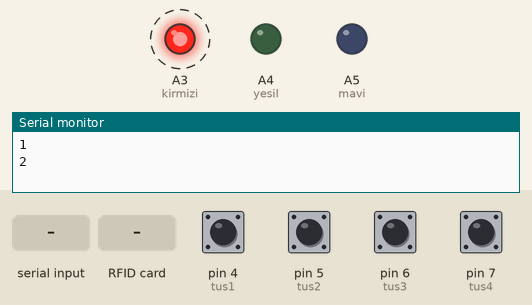
The sketch below on a simulated Arduino Uno, built with avr-gcc and run on an emulated ATmega328P. On the bench: output pins drawn as LEDs (lit = HIGH), the last lines printed to the serial monitor. Dashed ring = blinking. The test bench sets the inputs (shaded band); at power-on: pin 4 (tus1), pin 5 (tus2), pin 6 (tus3), pin 7 (tus4) HIGH. Pins used as bus, display or sensor lines are not drawn.

Above: at 0.9 s.
1.3 s: "a" received over the second serial link
At 2.02 s:
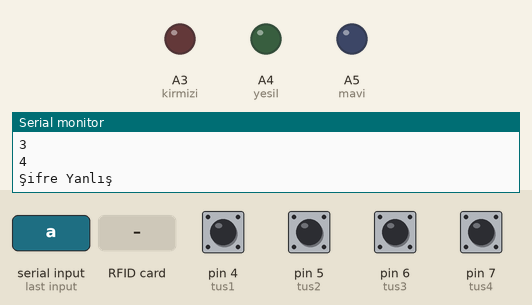
At 3.3 s:
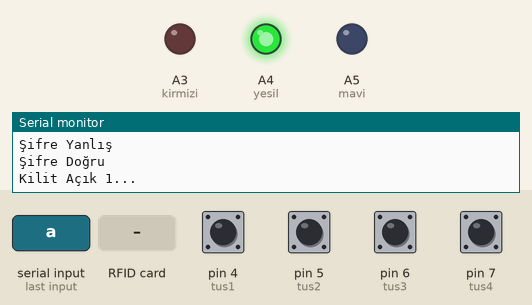
4.8 s: RFID card 5E 7A 19 C4 held to the reader
Timing chart, 0 to 14.8 s (numbered marks = the images above; inputs shaded):
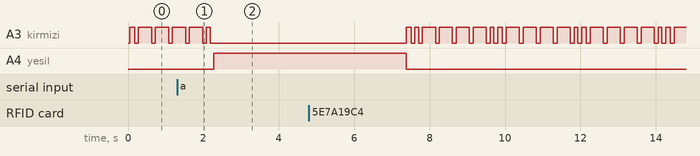

The sketch:

sn.ino
```cpp
#include <SoftwareSerial.h>
#include <SPI.h>
#include <MFRC522.h>

SoftwareSerial bluetooth(2, 3);
const byte kirmizi=A3,yesil=A4,mavi=A5; //RGB PİNLERİ
const byte tus1=4,tus2=5,tus3=6,tus4=7;
MFRC522 rfid(10, 9);//RFID Chip Select ve Reset pinlerinin ayarlarını yapıyoruz.
byte Kart[4] = {179,147,101,166}; // {53, 122, 201, 226} buraya kendi okuttuğunuz kartın ID numarasını yazmalısınız.
char sifre[4] = {0,0,0,0};
int c=0;
boolean Yetki;


void rgbled(int r){
  switch(r)
  {
  case 1:
    analogWrite(kirmizi,255);
    analogWrite(mavi,0);
    analogWrite(yesil,0);
    break;
  case 2:
    analogWrite(kirmizi,0);
    analogWrite(mavi,255);
    analogWrite(yesil,0);
    break;
  case 3:
    analogWrite(kirmizi,0);
    analogWrite(mavi,0);
    analogWrite(yesil,255);
    break;
  case 4:
    analogWrite(kirmizi,0);
    analogWrite(mavi,0);
    analogWrite(yesil,0);
    break;
  default:
    analogWrite(kirmizi,0);
    analogWrite(mavi,0);
    analogWrite(yesil,0);
    break;
  }
}

void setup() {
  pinMode(kirmizi, OUTPUT);
  pinMode(yesil, OUTPUT);
  pinMode(mavi, OUTPUT);
  pinMode(tus1, INPUT_PULLUP);
  pinMode(tus2, INPUT_PULLUP);
  pinMode(tus3, INPUT_PULLUP);
  pinMode(tus4, INPUT_PULLUP);
  Serial.begin(9600);
  bluetooth.begin(9600);
  SPI.begin();
  rfid.PCD_Init();
  rgbled(1);
}

void checkPassword()
{
  if(digitalRead(tus1)||digitalRead(tus2)||digitalRead(tus3)||digitalRead(tus4))
  {
    if(digitalRead(tus1)){Serial.println("1");sifre[c]=1;c++;ledblink();delay(250);if(c>=4){c=0;checkPassword2(sifre);}}
    if(digitalRead(tus2)){Serial.println("2");sifre[c]=2;c++;ledblink();delay(250);if(c>=4){c=0;checkPassword2(sifre);}}
    if(digitalRead(tus3)){Serial.println("3");sifre[c]=3;c++;ledblink();delay(250);if(c>=4){c=0;checkPassword2(sifre);}}
    if(digitalRead(tus4)){Serial.println("4");sifre[c]=4;c++;ledblink();delay(250);if(c>=4){c=0;checkPassword2(sifre);}}
}

}
void checkPassword2(char s[4])
{
  if(s[0]==3&&s[1]==2&&s[2]==1&&s[3]==4){Serial.println("Şifre Doğru");led5sn();}
  else{Serial.println("Şifre Yanlış");ledblink();ledblink();}
}


void loop() {
  blu();
  readCard();
  checkPassword();
}

void blu(){
 if (bluetooth.available())
 {
    char input = bluetooth.read();
    if (input=='a') {
      led5sn();
      Serial.print(input);
    }

  }
}

void readCard() {
   Yetki = true;
   if ( rfid.PICC_IsNewCardPresent())
  {
    if ( rfid.PICC_ReadCardSerial())
      { Serial.print("Okunan Kart ID: ");
        Serial.print(rfid.uid.uidByte[0]);
        Serial.print(",");
        Serial.print(rfid.uid.uidByte[1]);
        Serial.print(",");
        Serial.print(rfid.uid.uidByte[2]);
        Serial.print(",");
        Serial.println(rfid.uid.uidByte[3]);
      }
      for (int i = 0; i < 4; i++)
      {
        if (rfid.uid.uidByte[i] != Kart[i])
        {
          Yetki = false;
        }
      }
      if (Yetki == true)
      {
        Serial.println("Yetki Onaylandi…");
        bluetooth.println("Yetki Onaylandi…");
        led3sn();
      }
      else
      {
        Serial.println("Yetki Onaylanmadi…");
        bluetooth.println("Yetki Onaylanmadi…");
        ledblink();

      }
      rfid.PICC_HaltA();
  }
}
void led3sn(){
        rgbled(2);
        delay(1000);
        Serial.println("Kilit Açık 1...");
        bluetooth.println("Kilit Açık 1...");
        delay(1000);
        Serial.println("Kilit Açık 2...");
        bluetooth.println("Kilit Açık 2...");
        delay(1000);
        Serial.println("Kilit Kapalı 3...");
        bluetooth.println("Kilit Kapalı 3...");
        rgbled(1);
}
void led5sn(){
    rgbled(3);
    Serial.println("Şifre Doğru");
    delay(1000);
    Serial.println("Kilit Açık 1...");
    bluetooth.println("Kilit Açık 1...");
    delay(1000);
    Serial.println("Kilit Açık 2...");
    bluetooth.println("Kilit Açık 2...");
    delay(1000);
    Serial.println("Kilit Açık 3...");
    bluetooth.println("Kilit Açık 3...");
    delay(1000);
    Serial.println("Kilit Açık 4...");
    bluetooth.println("Kilit Açık 4...");
    delay(1000);
    Serial.println("Kilit Kapalı 5...");
    bluetooth.println("Kilit Kapalı 5...");
    rgbled(1);
}
void ledblink(){
  rgbled(1);
  delay(100);
  rgbled(4);
  delay(100);
  rgbled(1);
}
```

Measured:
- after the input at 1.3 s, A3 (kirmizi): goes on until 2.2 s, then stays LOW; A4 (yesil): LOW → HIGH after 0.98 s
- by itself, A3 (kirmizi): alternates HIGH for 0.35 s and LOW for 0.10 s
